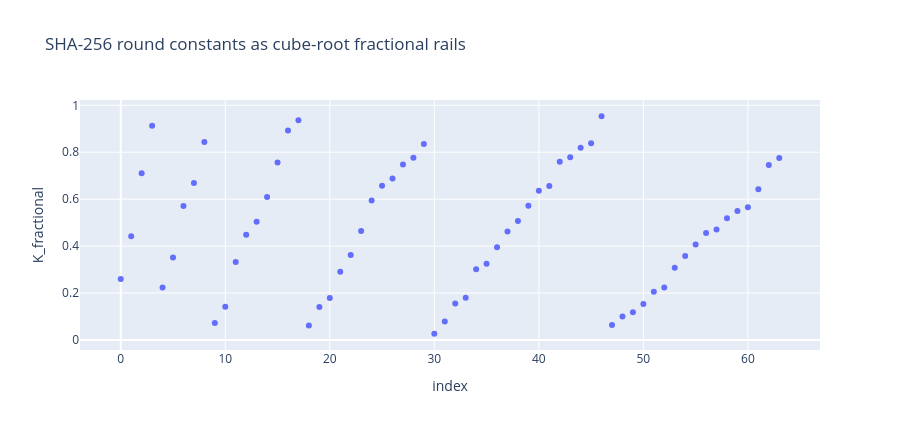

Write notebook code for a chart like this one.
### Code cell
fig_prime = px.scatter(
    prime_audit,
    x="index",
    y="K_fractional",
    hover_data=["prime", "K_hex", "expected_hex", "match"],
    title="SHA-256 round constants as cube-root fractional rails"
)
fig_prime.update_layout(height=430)
fig_prime.show()

### Figure 1 — Plotly figure (JSON) as saved in the notebook; plotly's stock layout.template omitted (floating-point values rounded to 4 significant figures; data arrays with more than 128 entries replaced by an {"elided": "..."} marker saying what was removed)
{"data": [{"customdata": {"elided": "64x4 mixed values"}, "hovertemplate": "index=%{x}<br>K_fractional=%{y}<br>prime=%{customdata[0]}<br>K_hex=%{customdata[1]}<br>expected_hex=%{customdata[2]}<br>match=%{customdata[3]}<extra></extra>", "legendgroup": "", "marker": {"color": "#636efa", "symbol": "circle"}, "mode": "markers", "name": "", "orientation": "v", "showlegend": false, "type": "scatter", "x": [0, 1, 2, 3, 4, 5, 6, 7, 8, 9, 10, 11, 12, 13, 14, 15, 16, 17, 18, 19, 20, 21, 22, 23, 24, 25, 26, 27, 28, 29, 30, 31, 32, 33, 34, 35, 36, 37, 38, 39, 40, 41, 42, 43, 44, 45, 46, 47, 48, 49, 50, 51, 52, 53, 54, 55, 56, 57, 58, 59, 60, 61, 62, 63], "xaxis": "x", "y": [0.2599, 0.4422, 0.71, 0.9129, 0.224, 0.3513, 0.5713, 0.6684, 0.8439, 0.07232, 0.1414, 0.3322, 0.4482, 0.5034, 0.6088, 0.7563, 0.893, 0.9365, 0.06155, 0.1408, 0.1793, 0.2908, 0.3621, 0.4647, 0.5947, 0.657, 0.6875, 0.7475, 0.7769, 0.8346, 0.02653, 0.07875, 0.1551, 0.1801, 0.3015, 0.3251, 0.3947, 0.4626, 0.5069, 0.5721, 0.6357, 0.6567, 0.759, 0.779, 0.8186, 0.8383, 0.9533, 0.06413, 0.1002, 0.118, 0.1534, 0.2058, 0.2231, 0.308, 0.3579, 0.407, 0.4553, 0.4713, 0.5187, 0.5499, 0.5654, 0.6419, 0.746, 0.7752], "yaxis": "y"}], "layout": {"height": 430, "legend": {"tracegroupgap": 0}, "title": {"text": "SHA-256 round constants as cube-root fractional rails"}, "xaxis": {"anchor": "y", "domain": [0, 1], "title": {"text": "index"}}, "yaxis": {"anchor": "x", "domain": [0, 1], "title": {"text": "K_fractional"}}}}
